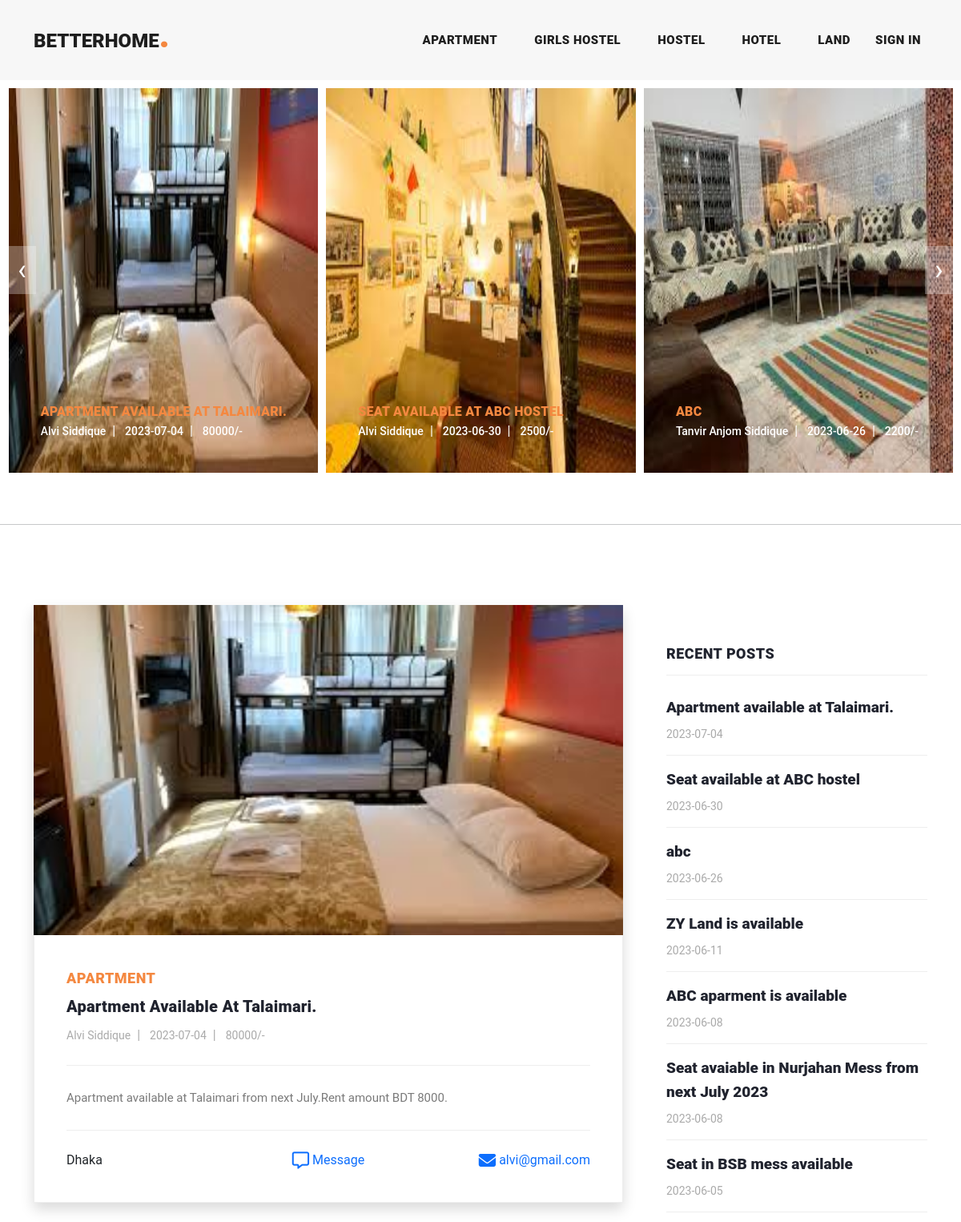
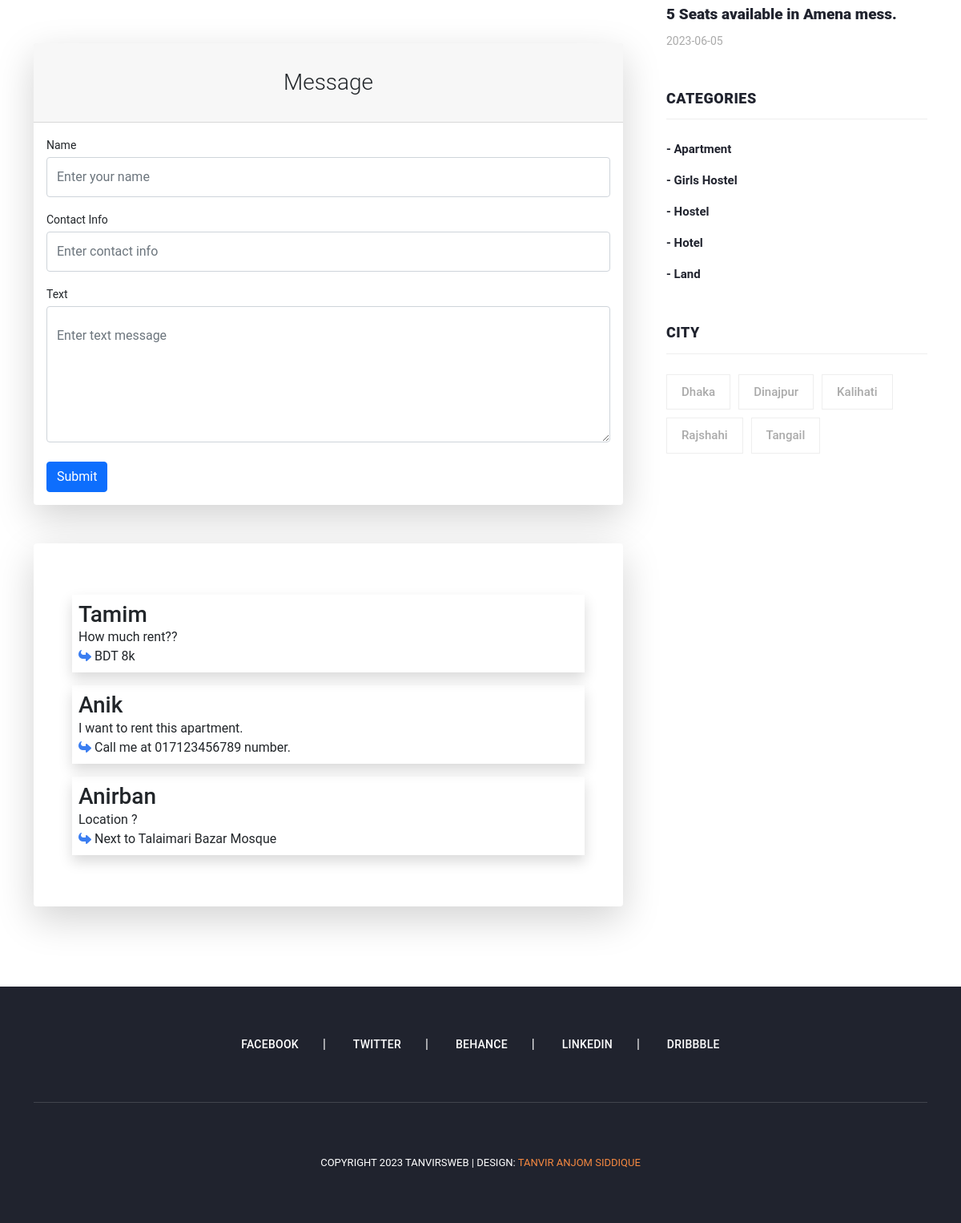
/index.php?view=postview&&id=38, run on the app's committed database (2 pictures, top to bottom).
### tables this page shows
CREATE TABLE `category` (
  `cat_id` int(255) NOT NULL,
  `cat_name` text NOT NULL,
  `cat_des` text NOT NULL,
  `ctg_author_id` int(11) NOT NULL
);

CREATE TABLE `msg` (
  `msg_id` int(11) NOT NULL,
  `post_id` int(11) NOT NULL,
  `name` varchar(80) NOT NULL,
  `contact_info` varchar(100) NOT NULL,
  `msg` text NOT NULL,
  `msg_reply` text DEFAULT NULL,
  `msg_time` datetime NOT NULL DEFAULT current_timestamp()
);

CREATE TABLE `city` (
  `city_id` int(11) NOT NULL,
  `city_name` varchar(80) DEFAULT NULL,
  `post_code` int(11) DEFAULT NULL
);

### Admin/class/function.php (called while the page is built, shortened)
<?php
    class adminBlog{
        private $conn;
        public function __construct(){
            $dbhost='localhost';
            $dbuser='root';
            $dbpass='';
            $dbname='house_renting';
            $this->conn=mysqli_connect($dbhost,$dbuser,$dbpass,$dbname);
        }
        public function getAllCity(){
            $query = "SELECT * FROM city ORDER BY city_name";
            $query_run = mysqli_query($this->conn, $query);
            return $query_run;
        }
        public function display_category(){
            $query="SELECT * FROM category ORDER BY cat_name";
            if(mysqli_query($this->conn,$query)){
                $category=mysqli_query($this->conn,$query);
                return $category;
            }
        }
        public function display_post_public(){
            $query="SELECT * FROM post_user_view WHERE post_status=1 ORDER BY post_date DESC,post_id DESC";
            if(mysqli_query($this->conn,$query)){
                $posts=mysqli_query($this->conn,$query);
                return $posts;
            }
        }
        public function get_post_info($id){
            $query="SELECT * FROM post_user_view WHERE post_id=$id";
            if(mysqli_query($this->conn,$query)){
                $post=mysqli_query($this->conn,$query);
                return $post;
            }
        }
        public function get_msg($post_id){
            $query="SELECT* FROM MSG WHERE post_id=$post_id ORDER BY msg_time DESC";
            $query_run=mysqli_query($this->conn,$query);
            return $query_run;
        }
    }
?>

### includes/banner.php (the view)
<?php
    $posts_banner=$obj->display_post_public();
?>
<div class="main-banner header-text">
    <div class="container-fluid">
        <div class="owl-banner owl-carousel">
        <?php while($postdata=mysqli_fetch_assoc($posts_banner)){ ?>
            <div class="item">
                <img src="upload/<?php echo $postdata['post_img']; ?>" alt="" style="height:60vh">
                <div class="item-content">
                    <div class="main-content">
                    <div class="meta-category">
                        <a href="index.php?view=postview&&id=<?php echo $postdata['post_id'];?>">
                            <span><?php echo $postdata['post_title']; ?></span>
                        </a>
                    </div>
                    <ul class="post-info">
                        <li><a href="#"><?php echo $postdata['user_name']; ?></a></li>
                        <li><a href="#"><?php echo $postdata['post_date']; ?></a></li>
                        <li><a href="#"><?php echo $postdata['rent_amount']; ?>/-</a></li>
                    </ul>
                    </div>
                </div>
            </div>
            <?php } ?>
    </div>
    </div>
</div>

### includes/header.php (shortened to what this page needs)
<header class="">
    <nav class="navbar navbar-expand-lg">
    <div class="container">
        <a class="navbar-brand" href="index.php"><h2>BetterHome<em>.</em></h2></a>
        <div class="collapse navbar-collapse" id="navbarResponsive">
        <ul class="navbar-nav ml-auto">
        <?php while($category=mysqli_fetch_assoc($getcat)){
            if(isset($_GET['status'])){
                if($_GET['status']=='filterctg' and $_GET['ctg']==$category['cat_name']){
                    echo '<li class="nav-item active">';
                }
                else{
                    echo '<li class="nav-item">';
                }
            }
            else{
                echo '<li class="nav-item">';
            }
            ?>
            <a class="nav-link" href="index.php?status=filterctg&&ctg=<?php echo $category['cat_name']; ?>&&cat_id=<?php echo $category['cat_id']; ?>">
                <?php echo $category['cat_name']; ?>
            </a>
            </li>
        <?php } ?>
            <li>
            <a class="nav-link" href="Admin/index.php">Sign In</a>
            </li>
        </ul>
        </div>
    </div>
    </nav>
</header>

### includes/blogpost.php (shortened to what this page needs)
<div class="col-lg-8">
    <div class="all-blog-posts">
        <div class="row">
        <?php while($postdata=mysqli_fetch_assoc($posts)){
            ?>
            <div class="col-lg-12">
                <div class="blog-post shadow">
                <div class="blog-thumb">
                    <img src="upload/<?php echo $postdata['post_img'];?>" alt="">
                </div>
                <div class="down-content">
                    <span><?php echo $postdata['cat_name']; ?></span>
                    <a href="index.php?view=postview&&id=<?php echo $postdata['post_id'];?>">
                        <h4><?php echo $postdata['post_title']; ?></h4>
                    </a>
                    <ul class="post-info">
                    <li><a href="#"><?php echo $postdata['user_name']; ?></a></li>
                    <li><a href="#"><?php echo $postdata['rent_from']; ?></a></li>
                    <li><a href="#"><?php echo $postdata['rent_amount']; ?>/-</a></li>
                    </ul>
                    <p>
                    <?php echo $postdata['post_content']; ?>
                    </p>
                    <div class="post-options">
                    <div class="row">
                        <div class="col-4">
                        <?php echo $postdata['city_name']; ?>
                        </div>
                        <div class="col-4 text-center">
                            <a href="index.php?view=postview&&id=<?php echo $postdata['post_id'];?>">
                            <i class="fa-regular fa-message fa-lg"></i> Message
                            </a>
                        </div>
                        <div class="col-4 text-end">
                            <a href=""><i class="fa-solid fa-envelope fa-lg"></i> <?php echo $postdata['user_email'];?></a>
                        </div>
                    </div>
                    </div>
                </div>
                </div>
            </div>
            <div class="col-lg-12">
                <?php if(isset($_GET['view'])){ include('msg.php');} ?>
            </div>
        <?php } ?>
        </div>
    </div>
</div>

### includes/msg.php (shortened to what this page needs)
<?php
    $allmsg=$obj->get_msg($postdata['post_id']);
?>
    <div class="row justify-content-center">
        <div class="col-lg-12">
            <div class="card shadow-lg border-0 rounded-lg mt-5">
                <div class="card-header"><h3 class="text-center font-weight-light my-4">Message</h3></div>
                <div class="card-body">
                    <form action="" method="POST">
                        <div class="form-group">
                            <label class="small mb-1" for="name">Name</label>
                            <input name="name" class="form-control py-4" id="name" type="text" placeholder="Enter your name" required/>
                        </div>
                        <div class="form-group">
                            <label class="small mb-1" for="contact_info">Contact Info</label>
                            <input name="contact_info" class="form-control py-4" id="contact_info" type="text" placeholder="Enter contact info" required/>
                        </div>
                        <div class="form-group">
                            <label class="small mb-1" for="msg">Text</label>
                            <textarea rows="5" name="msg" class="form-control py-4" id="msg" type="text" placeholder="Enter text message" required></textarea>
                        </div>
                        <div class="form-group d-flex align-items-center justify-content-between mt-4 mb-0">
                            <input type="submit" value="Submit" name="submit_msg" class="btn btn-primary" id="submit">
                        </div>
                    </form>
                </div>
            </div>
        </div>
    </div>
    <?php if(mysqli_num_rows($allmsg)>0){ ?>
    <div class="card shadow-lg border-0 rounded-lg mt-5 p-5">
    <div class="row justify-content-center">
        <div class="col-lg-12">
            <?php foreach($allmsg as $msg){?>
                <div class="shadow my-3 p-2">
                <div class="text-start">
                    <h3><?php echo $msg['name'];?></h3>
                    <?php echo $msg['msg'];?>
                </div>
                <div>
                <?php if(isset($msg['msg_reply'])){?>
                    <i class="fa-solid fa-reply fa-rotate-180" style="color: #3b7ef1;"></i>
                    <?php echo $msg['msg_reply'];
                }?>
                </div>
                </div>
            <?php }?>
        </div>
    </div>
    </div>
    <?php } ?>

### includes/sidebar.php
<?php
    $posts=$obj->getAllCity();
?>
<div class="col-lg-4">
    <div class="sidebar">
        <div class="row">
            <?php include_once("recentpost.php"); ?>
            <?php
            include_once("category.php");
            ?>
            <div class="col-lg-12">
                <div class="sidebar-item tags">
                    <div class="sidebar-heading">
                        <h2>City</h2>
                    </div>
                    <div class="content">
                        <ul>
                        <?php while($postdata=mysqli_fetch_assoc($posts)){ ?>
                            <li><a href="#"><?php echo $postdata['city_name']; ?></a></li>
                        <?php } ?>
                        </ul>
                    </div>
                </div>
            </div>
        </div>
    </div>
</div>

### includes/category.php
<div class="col-lg-12">
    <div class="sidebar-item categories">
        <div class="sidebar-heading">
            <h2>Categories</h2>
        </div>
        <div class="content">
            <ul>
                <?php
                $allcat=$obj->display_category();
                while($category=mysqli_fetch_assoc($allcat)){
                ?>
                    <li><a href="index.php?status=filterctg&&ctg=<?php echo $category['cat_name']; ?>">- <?php echo $category['cat_name']; ?> </a></li>
                <?php } ?>
            </ul>
        </div>
    </div>
</div>

### assets/css/templatemo-stand-blog.css (style rules this page uses)
body { font-family: 'Roboto', sans-serif; overflow-x: hidden; text-rendering: optimizeLegibility; -webkit-font-smoothing: antialiased; -moz-osx-font-smoothing: grayscale; }
p { margin-bottom: 0px; font-size: 15px; font-weight: 400; color: #7a7a7a; line-height: 30px; }
a { text-decoration: none!important; }
ul { padding: 0; margin: 0; list-style: none; }
h1,h2,h3,h4,h5,h6 { margin: 0px; }
header { position: absolute; z-index: 99999; width: 100%; height: 100px; background-color: #f7f7f7; -webkit-transition: all 0.3s ease-in-out 0s; -moz-transition: all 0.3s ease-in-out 0s; -o-transition: all 0.3s ease-in-out 0s; transition: all 0.3s ease-in-out 0s; }
header .navbar { padding: 25px 0px; }
.navbar .navbar-brand { float: left; margin-top: -12px; outline: none; }
.navbar .navbar-brand h2 { color: #1e1e1e; text-transform: uppercase; font-size: 24px; font-weight: 900; -webkit-transition: all .3s ease 0s; -moz-transition: all .3s ease 0s; -o-transition: all .3s ease 0s; transition: all .3s ease 0s; }
.navbar .navbar-brand h2 em { font-size: 44px; font-style: normal; color: #f48840; }
#navbarResponsive { z-index: 999; }
.navbar-collapse { text-align: center; }
.navbar .navbar-nav .nav-item { margin: 0px 15px; }
.navbar .navbar-nav a.nav-link { text-transform: capitalize; font-size: 15px; font-weight: 800; text-transform: uppercase; letter-spacing: 0.5px; color: #1e1e1e; transition: all 0.3s; }
.main-banner .container-fluid { padding: 0px 10px; margin-bottom: -24px; }
.owl-banner { padding-top: 110px; }
.owl-banner .item { position: relative; }
.owl-banner .item .item-content { position: absolute; bottom: 40px; left: 40px; }
.owl-banner .item .item-content .meta-category span { color: #f48840; font-size: 18px; text-transform: uppercase; font-weight: 900; letter-spacing: 0.25px; }
.owl-banner .item .item-content ul li { display: inline-block; margin-right: 8px; }
.owl-banner .item .item-content ul li:after { content: '|'; color: #fff; margin-left: 8px; }
.owl-banner .item .item-content ul li:last-child::after { display: none; }
.owl-banner .item .item-content ul li a { font-size: 14px; color: #fff; font-weight: 500; transition: all .3s; }
.blog-posts .blog-post { margin-bottom: 30px; }
.blog-posts .blog-thumb img { width: 100%; overflow: hidden; }
.blog-posts .down-content { padding: 40px; border-right: 1px solid #eee; border-left: 1px solid #eee; border-bottom: 1px solid #eee; }
.blog-posts .down-content span { font-size: 18px; text-transform: uppercase; letter-spacing: 0.5px; font-weight: 900; color: #f48840; }
.blog-posts .down-content h4 { font-size: 24px; text-transform: capitalize; letter-spacing: 0.5px; font-weight: 900; color: #20232e; margin: 10px 0px 12px 0px; }
.blog-posts .down-content ul.post-info li { display: inline-block; margin-right: 8px; }
.blog-posts .down-content ul.post-info li:after { content: '|'; color: #aaa; margin-left: 8px; }
.blog-posts .down-content h4 { font-size: 20px; letter-spacing: 0.25px; }
.blog-posts .down-content ul.post-info li:last-child::after { display: none; }
.blog-posts .down-content ul.post-info li a { font-size: 14px; color: #aaa; font-weight: 400; transition: all .3s; }
.blog-posts .down-content p { padding: 25px 0px; margin: 25px 0px; border-top: 1px solid #eee; border-bottom: 1px solid #eee; }
.blog-posts .sidebar-heading h2 { font-size: 18px; text-transform: uppercase; font-weight: 900; letter-spacing: 0.5px; color: #20232e; border-bottom: 1px solid #eee; padding-bottom: 15px; margin-bottom: 25px; }
.sidebar { margin-left: 30px; }
.sidebar .sidebar-item { margin-top: 50px; }
.sidebar .sidebar-heading h2 { font-size: 18px; text-transform: uppercase; font-weight: 900; letter-spacing: 0.5px; color: #20232e; border-bottom: 1px solid #eee; padding-bottom: 15px; margin-bottom: 25px; }
.sidebar .categories ul li { margin-bottom: 15px; }
.sidebar .categories ul li:last-child { margin-bottom: 0px; }
.sidebar .categories ul li a { font-size: 15px; font-weight: 700; color: #20232e; transition: all .3s; }
.sidebar .tags ul li { margin-right: 6px; display: inline-block; }
.sidebar .tags ul li { margin-bottom: 10px; }
.sidebar .tags ul li a { font-size: 15px; font-weight: 500; color: #aaa; display: inline-block; border: 1px solid #eee; padding: 10px 18px; transition: all .3s; }
@media (max-width: 1250px) { .owl-banner .item .item-content .meta-category span { font-size: 16px; } }

### data on the page
category: cat_name "APARTMENT", cat_name "Apartment"
category: cat_name "GIRLS HOSTEL", cat_name "Girls Hostel"
category: cat_name "HOSTEL", cat_name "Hostel"
category: cat_name "HOTEL", cat_name "Hotel"
category: cat_name "LAND", cat_name "Land"
msg: name "Tamim", msg "How much rent??", msg_reply "BDT 8k"
msg: name "Anik", msg "I want to rent this apartment.", msg_reply "Call me at 017123456789 number."
msg: name "Anirban", msg "Location ?", msg_reply "Next to Talaimari Bazar Mosque"
city: city_name "Dhaka"
city: city_name "Dinajpur"
city: city_name "Kalihati"
city: city_name "Rajshahi"
city: city_name "Tangail"

### other printed values
$postdata['post_title'] "APARTMENT AVAILABLE AT TALAIMARI."
$postdata['user_name'] "Alvi Siddique"
$postdata['post_date'] "2023-07-04"
$postdata['rent_amount'] "80000"
$postdata['post_title'] "SEAT AVAILABLE AT ABC HOSTEL"
$postdata['post_date'] "2023-06-30"
$postdata['rent_amount'] "2500"
$postdata['post_title'] "ABC"
$postdata['user_name'] "Tanvir Anjom Siddique"
$postdata['post_date'] "2023-06-26"
$postdata['rent_amount'] "2200"
$postdata['cat_name'] "APARTMENT"
$postdata['post_title'] "Apartment Available At Talaimari."
$postdata['rent_from'] "2023-07-04"
$postdata['post_content'] "Apartment available at Talaimari from next July.Rent amount BDT 8000."
